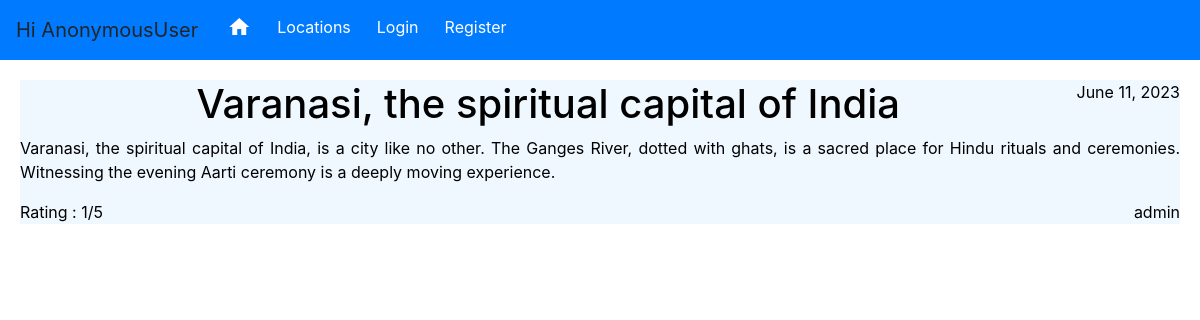
Screenshot of /detail/12/ with the database file from the repository.
### base/models.py (models this page shows)
class Review(models.Model):
    user = models.ForeignKey(User, on_delete=models.CASCADE, null=True,blank=True)
    title  = models.CharField(max_length=200)
    description = models.TextField(null=True,blank=True)
    location = models.CharField(max_length=200)
    linktolocation = models.URLField(null=True,blank=True)
    public = models.BooleanField(default=True)
    date  = models.DateField(auto_now_add=True)
    rating = models.SmallIntegerField(default=1,validators=[MinValueValidator(0),MaxValueValidator(5)])
    def __str__(self):
        return self.title
    class Meta:
        ordering = ['date']

### base/views.py (the view)
# urls.py: path('detail/<int:pk>/',views.ReviewDetail.as_view(), name= 'detail'),
class ReviewDetail(DetailView):
    model = Review
    context_object_name = 'review'

### base/templates/base/review_detail.html
{% extends 'base/mainbase.html' %}
{% block main %}
<div class="review-detail">
<p style="float: right;"> {{review.date}}</p>
<h1>{{review}}</h1>
<p>{{review.description}}</p>
<p style="float: right;"> {{review.user}}</p>
<p>Rating : {{review.rating}}/5</p>
</div>
{% endblock%}

### base/templates/base/mainbase.html (style rules this page uses)
* { list-style: none; }
h1, h2, h3, h4, h5, h6 { text-align: center; }
.review-detail { text-align: justify; background-color: aliceblue; }
.bg-image { background-image: url('https://cutewallpaper.org/27/background-wallpaper-from-around-the-world/98312228.jpg'); background-repeat: repeat; background-size: cover; }

### rows the page displays
Review: date "June 11, 2023", title "Varanasi, the spiritual capital of India", description "Varanasi, the spiritual capital of India, is a city like no other. The Ganges River, dotted with ghats, is a sacred place for Hindu rituals and ceremonies. Witnessing the evening Aarti ceremony is a deeply moving experience.", user "admin", rating "1"

### other values shown
{{ user }} "AnonymousUser"
